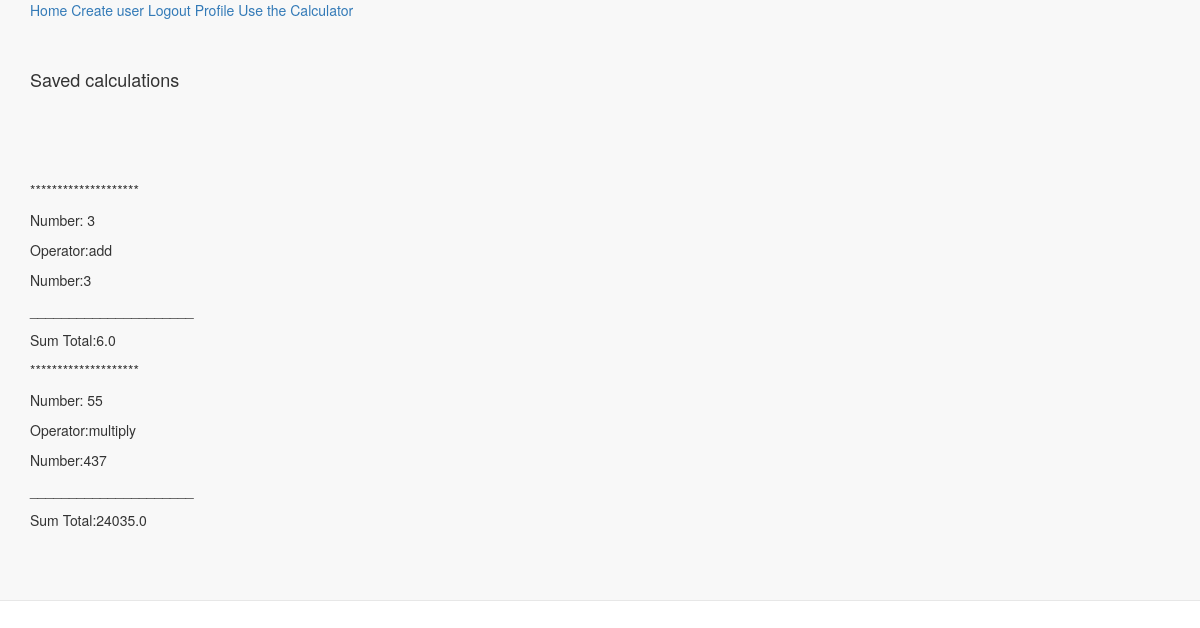
/accounts/profile/ (signed in), run on an earlier commit of the app's database.
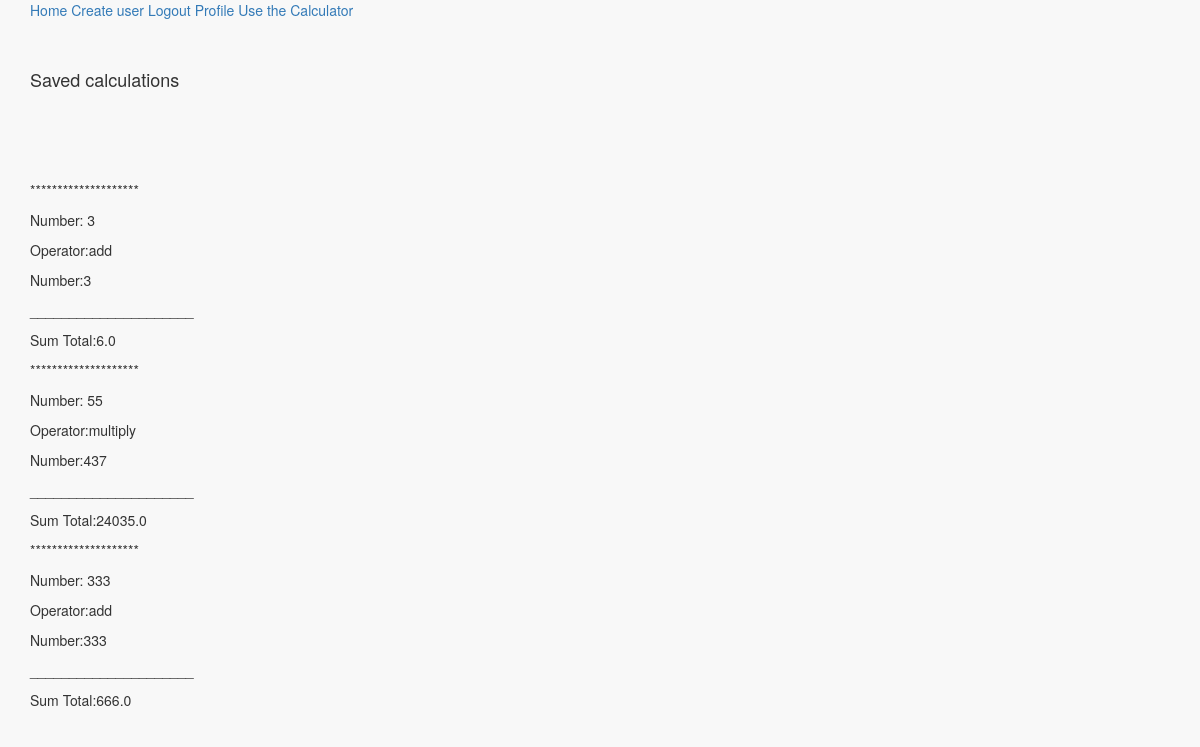
And on a later commit of the database.
### calcapp/models.py (models this page shows, shortened)
class SavedCalc(models.Model):
    left = models.IntegerField()
    operators = models.CharField(max_length=15)
    right = models.IntegerField()
    total = models.FloatField()
    loguser = models.ForeignKey('auth.User')

### calcapp/views.py (the view)
# urls.py: url(r'^accounts/profile/$',profile_view, name="profile_view")
def profile_view(request):
    save_calc = SavedCalc.objects.filter(loguser=request.user)
    return render(request, 'profiles.html', {"save_calc":save_calc})

### templates/profiles.html
{% extends 'base.html' %}
{% block content %}
<br>
<br>
<br>
<h4>Saved calculations</h4>
<br>
<br>
<br>
<br>
{% for item in save_calc %}
<p>********************</p>
<p>Number: {{ item.left }}</p>
<p>Operator:{{ item.operators }}</p>
<p>Number:{{item.right }}</p>
<p>_____________________</p>
<p>Sum Total:{{item.total}}
{% endfor %}
{% endblock %}

### templates/base.html (shortened to what this page needs)
{% load staticfiles %}
<!DOCTYPE html>
<html lang="en">
<head>
    <link rel = "stylesheet" href ={% static "calcapp/css/bootstrap.css"%}>
</head>
<body><nav class="navbar navbar-default navbar-fixed-top">
      <div class="container">
            <a href="{% url 'index_view' %}">Home</a>
            <a href="{% url 'user_create_view' %}">Create user</a>
            <a href="{%url 'logout_view'%}?next=/">Logout</a>
            <a href="{%url 'profile_view'%}">Profile</a>
            <a href="{% url 'app_view'%}">Use the Calculator</a>
    {% block content %}
    {% endblock %}
</div>
<br>
<br>
<br>
</body>
</html>

What changed in the data, as far as the page shows it:
added SavedCalc: left "333", operators "add", right "333", total "666.0"
